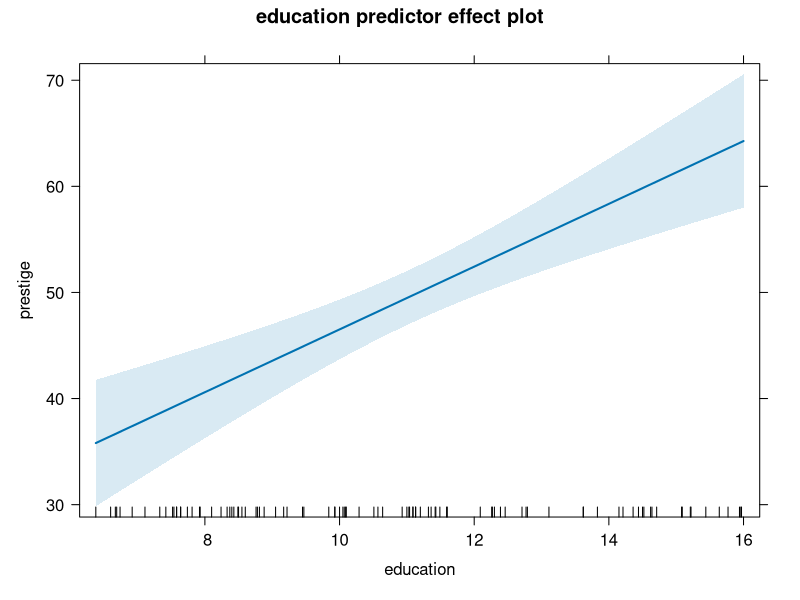
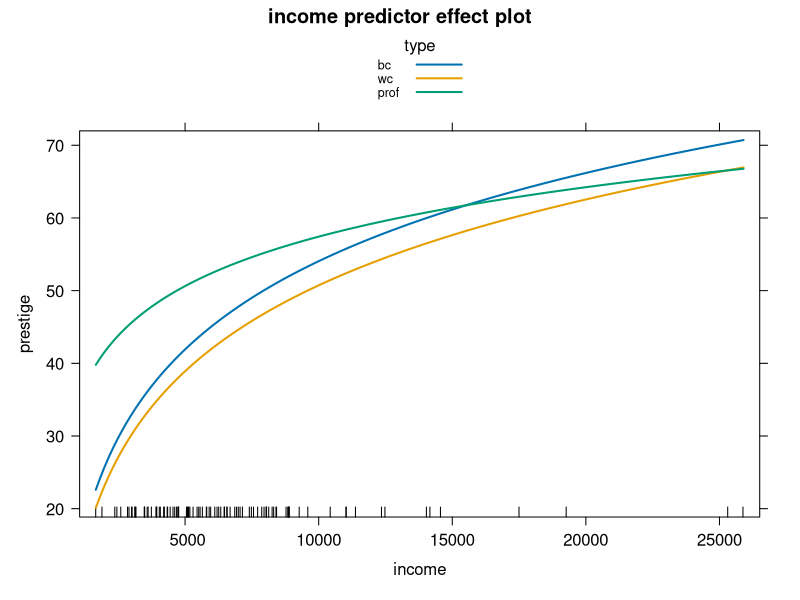
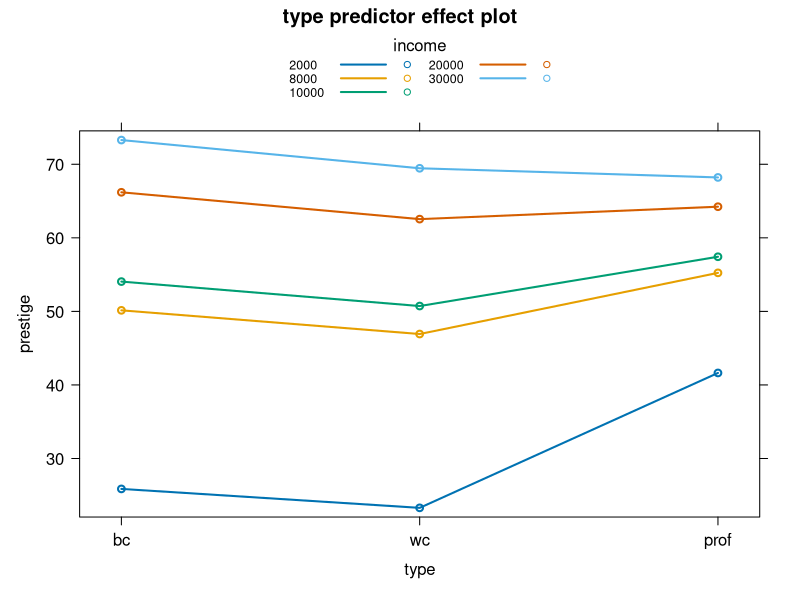
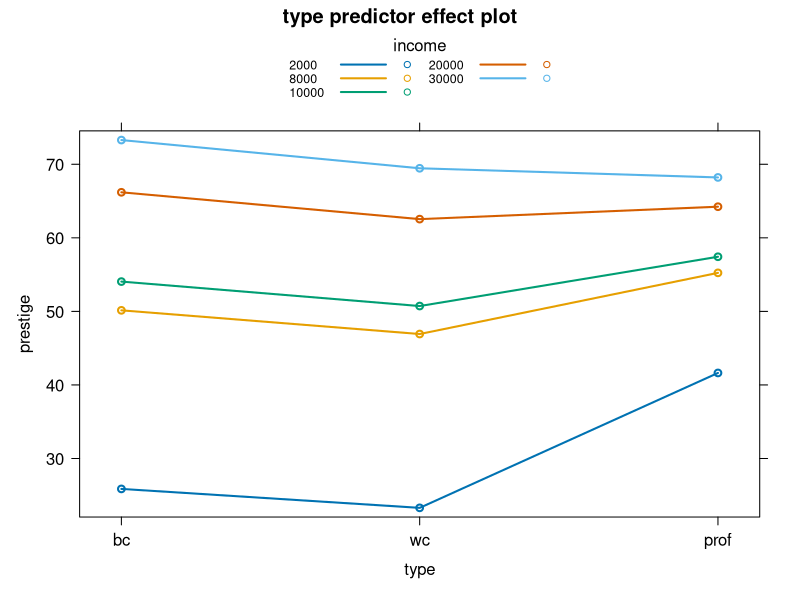
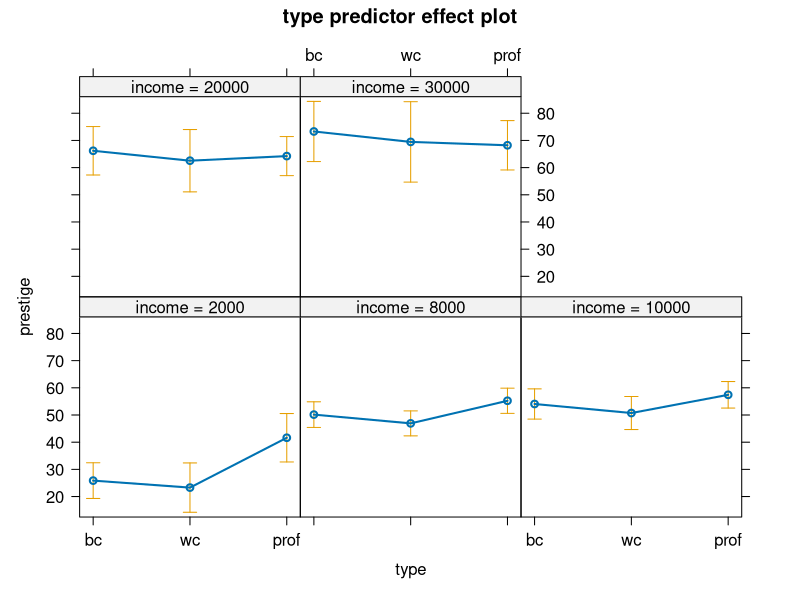
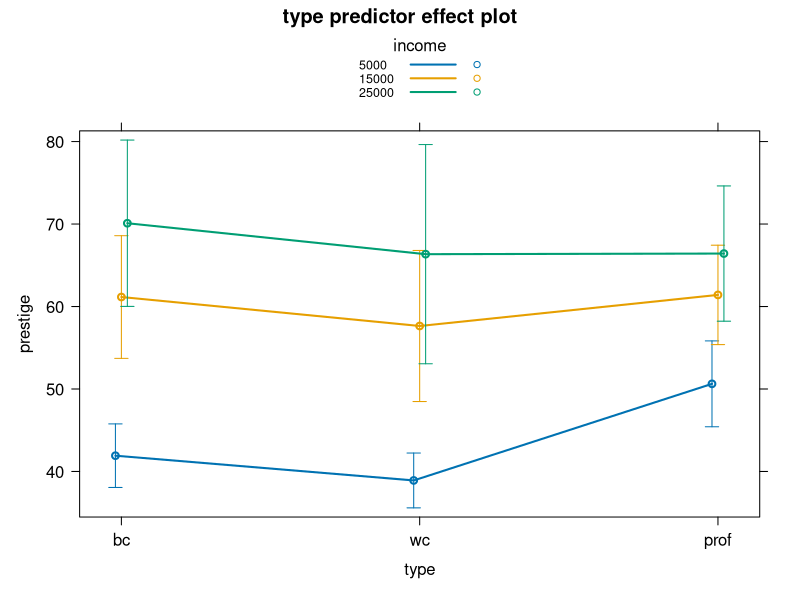
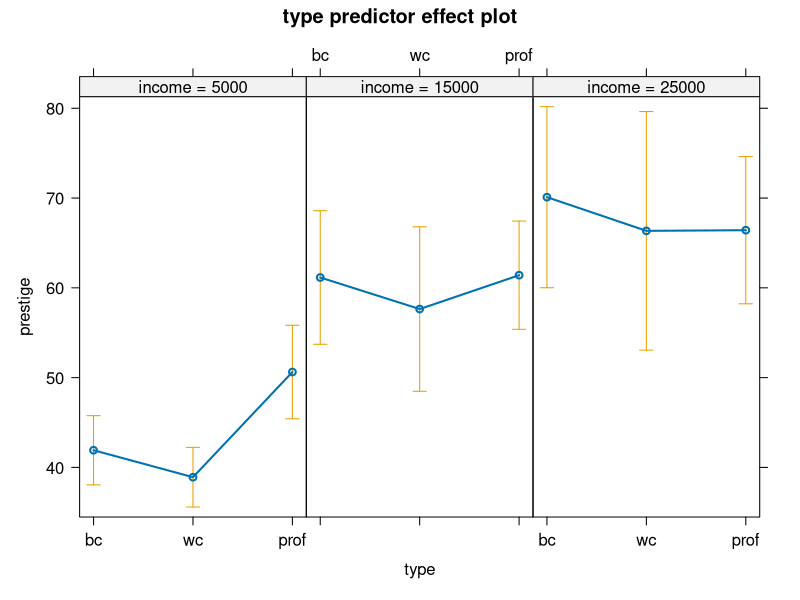
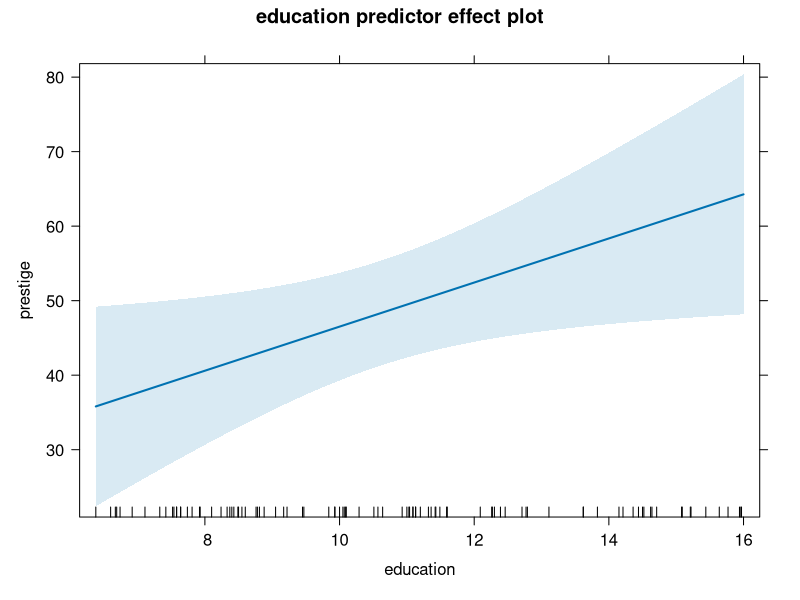

Write R code to recreate these figures, in order. (Note: this script raises an error after producing the figures.)
#!/usr/bin/r

# 2.2.4 Orthogonalization Transformations
# Given m nonnull, linearly independent vectors, x 1 , . . . , x m , it is easy 
# to form m orthonormal vectors, x̃ 1 , . . . , x̃ m , that span the same space
# . A simple way to do this is sequentially. First normalize x 1 and call this 
# x̃ 1 . Next, project x 2 onto x̃ 1 and subtract this projection from x 2 
# . The result is orthogonal to x̃ 1 ; hence, normalize this and call it x̃ 2 .
# These erst two steps, which are illustrated
# in Figure 2.2, are
m <- c(nonnull = 1, easy = c(1,1,1), orthonormal = c(1,2,3), 
       project = 1, subtract = 2, call = 2)

# These are called Gram-Schmidt transformations.
# The Gram-Schmidt transformations can be continued with all of the vectors in 
# the linearly independent set. There are two straightforward ways equations 
# (2.34) can be extended. One method generalizes the second equation in
eq <- m
summary(m, eq)
xy.coords(m, eq)

## ----setopts,echo=FALSE---------------------------------------------
library("knitr")
opts_chunk$set(fig.width=5,fig.height=5,#tidy=TRUE,
               out.width="0.8\\textwidth",echo=TRUE)
#options(prompt=" ")
options(continue="+    ", prompt="R> ", width=70)
options(show.signif.stars=FALSE, scipen=3)

## ----setup, include=FALSE, cache=FALSE, results='hide', echo=FALSE------------
library(car)
library(effects)
render_sweave()
options(width=80, digits=5, str=list(strict.width="cut"))
strOptions(strict.width="cut")

## -----------------------------------------------------------------------------
library("car") # also loads the carData package
Prestige$type <- factor(Prestige$type, levels=c("bc", "wc", "prof"))
lm1 <- lm(prestige ~ education + poly(women, 2) +
            log(income)*type, data=Prestige)

## -----------------------------------------------------------------------------
S(lm1)

## ----fig11,include=TRUE,fig.width=5,fig.height=4,fig.show='hide'--------------
library("effects")
e1.lm1 <- predictorEffect("education", lm1)
plot(e1.lm1)

## -----------------------------------------------------------------------------
brief(e1.lm1$model.matrix)

## -----------------------------------------------------------------------------
e1a.lm1 <- predictorEffect("education", lm1, focal.levels=5)
e1a.lm1
summary(e1a.lm1)
as.data.frame(e1a.lm1)

## -----------------------------------------------------------------------------
e2.lm1 <- predictorEffect("income", lm1, focal.levels=5)
as.data.frame(e2.lm1)

## ----fig12,include=TRUE,fig.width=5,fig.height=5,fig.show='hide'--------------
plot(predictorEffect("income", lm1), 
     lines=list(multiline=TRUE))

## ----fig13,include=TRUE,fig.width=5,fig.height=5,fig.show='hide'--------------
plot(predictorEffect("type", lm1), lines=list(multiline=TRUE))

## ----fig14,include=TRUE,fig.width=7,fig.height=8,fig.show='hide'--------------
eall.lm1 <- predictorEffects(lm1)


## ----eval=FALSE---------------------------------------------------------------
#  plot(eall.lm1)
#  plot(predictorEffects(lm1))
#  plot(predictorEffects(lm1, ~ income + education + women + type))

## ----eval=FALSE---------------------------------------------------------------
#  plot(predictorEffects(lm1, ~ type + education))

## ----eval=FALSE---------------------------------------------------------------
#  plot(predictorEffects(lm1, ~ women))
#  plot(predictorEffects(lm1)[[3]])
#  plot(predictorEffect("women", lm1))

## ----fig21a,include=TRUE,fig.width=5,fig.height=4.5,fig.show='hide'-----------
e3.lm1 <- predictorEffect("type", lm1)
plot(e3.lm1, lines=list(multiline=TRUE))

## ----fig21b,include=TRUE,fig.width=6,fig.height=5,fig.show='hide'-------------
plot(e3.lm1, lines=list(multiline=FALSE)) # the default

## ----fig22a,include=TRUE,fig.width=5,fig.height=4.5,fig.show='hide'-----------
e3.lm1 <- predictorEffect("type", lm1,
                          xlevels=list(income=c(5000, 15000, 25000)))
plot(e3.lm1, lines=list(multiline=TRUE),
     confint=list(style="bars"))

## ----fig22b,include=TRUE,fig.width=5.5,fig.height=5,fig.show='hide'-----------
plot(e3.lm1,
     lines=list(multiline=FALSE), # the default
     lattice=list(layout=c(3, 1)))

## ----fig23,include=TRUE,fig.width=5,fig.height=4,fig.show='hide'--------------
e4.lm1 <- predictorEffect("education", lm1,
                          se=list(type="scheffe", level=.99), 
                          vcov.=hccm)
plot(e4.lm1)

## -----------------------------------------------------------------------------
lm2 <- lm(log(prestige) ~ log(income) + education + type, Prestige)

## ----fig30,include=TRUE,fig.width=5,fig.height=4,fig.show='hide'--------------
plot(predictorEffects(lm2, ~ income))

## ----fig31,include=TRUE,fig.width=5,fig.height=4,fig.show='hide'--------------
plot(predictorEffects(lm2, ~ income),
     axes=list(
       x=list(income=list(transform=list(trans=log, inverse=exp)))
     ))

## ----fig32,include=TRUE,fig.width=5,fig.height=5,fig.show='hide'--------------
plot(predictorEffects(lm2, ~ income),
     main="Transformed Plot",
     axes=list(
       grid=TRUE,
       x=list(rotate=30,
              rug=FALSE,
              income=list(transform=list(trans=log, inverse=exp),
                          lab="income, log-scale",
                          ticks=list(at=c(2000, 5000, 10000, 20000)),
                          lim=c(1900, 21000))
       )))

## ----fig33,include=TRUE,fig.width=4,fig.height=4,fig.show='hide'--------------
# default:
plot(predictorEffects(lm2, ~ education),
     main="Default log(prestige)")
# Change only tick-mark labels to arithmetic scale:
plot(predictorEffects(lm2, ~ education),
     main="log(prestige), Arithmetic Ticks",
     axes=list(y=list(transform=list(trans=log, inverse=exp),
                      lab="prestige", type="rescale")))
# Replace log(presige) by prestige:
plot(predictorEffects(lm2, ~ education),
     main="Prestige in Arithmethic Scale",
     axes=list(y=list(transform=exp, lab="prestige")))

## -----------------------------------------------------------------------------
library("lme4") # for lmer()
Blackmore$tran.exercise <- bcnPower(Blackmore$exercise, 
                                    lambda=0.25, gamma=0.1)
mm1 <- lmer(tran.exercise ~ I(age - 8)*group +
              (I(age - 8) | subject), data=Blackmore)

## ----fig33a,include=TRUE,fig.width=5,fig.height=5,fig.show='hide'-------------
e1.mm1 <- predictorEffect("age", mm1)
plot(e1.mm1, lines=list(multiline=TRUE), confint=list(style="auto"))

## ----fig33b,include=TRUE,fig.width=5,fig.height=5,fig.show='hide'-------------
f.trans <- function(x) bcnPower(x, lambda=0.25, gamma=0.1)
f.inverse <- function(x) bcnPowerInverse(x, lambda=0.25, gamma=0.1)
plot(e1.mm1, lines=list(multiline=TRUE),
     confint=list(style="auto"),
     axes=list(x=list(age=list(lab="Age (years)")),
               y=list(transform=list(trans=f.trans, inverse=f.inverse),
                      type="response",
                      lab="Exercise (hours/week)")),
     lattice=list(key.args=list(x=.20, y=.75, corner=c(0, 0), 
                                padding.text=1.25)),
     main=""
)

## -----------------------------------------------------------------------------
data("Blowdown")
gm1 <- c(y ~ log(d) + s + spp, family=binomial, data=535)

## ----fig34,include=TRUE,fig.width=6.5,fig.height=6.5,fig.show='hide'----------
format.default(gm1)

## ----fig35,include=TRUE,fig.width=3.5,fig.height=3.5,fig.show='hide'----------
e1.gm1 <- c("spp", gm1)
c(e1.gm1, main="type='rescale'",
     axes=list(y=list(type="rescale",
                      lab="logit scale, probability labels"),
               x=list(rotate=30),
               grid=TRUE))
c(e1.gm1, main="type='link'",
     axes=list(y=list(type="link",
                      lab="logit scale, logit labels"),
               x=list(rotate=30),
               grid=TRUE))
c(e1.gm1, main="type='response'",
     axes=list(y=list(type="response", grid=TRUE,
                      lab="probabilty scale, probability labels"),
               x=list(rotate=30),
               grid=TRUE))

## ----fig36,include=TRUE,fig.width=5.5,fig.height=4.5,fig.show='hide'----------
Blowdown <- factor(535,  # reorder levels of spp
                        levels=levels(535))
gm2 <- c(gm1)   # refit model
format.default(gm2)

## ----fig37,include=TRUE,fig.width=9,fig.height=12,fig.show='hide'-------------
gm3 <- c(gm2, ~ . + s:log(d)) # add an interaction
format.default(gm3)

## ----fig38,include=TRUE,fig.width=9,fig.height=5,fig.show='hide'--------------
format.default(gm3)

## ----fig39,include=TRUE,fig.width=7,fig.height=7,fig.show='hide'--------------
gm4 <- c(gm3, ~ . + spp:log(d))
format.default(gm4)
